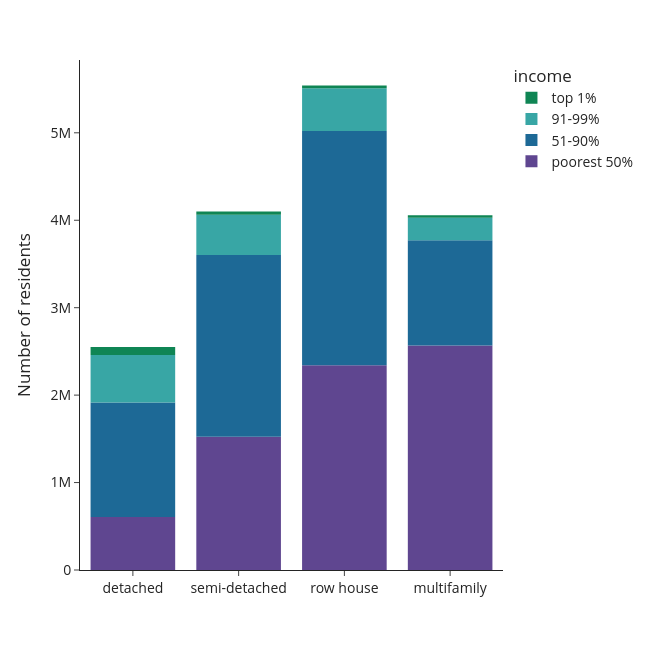

The notebook cell saved with this chart:
### Code cell
df = use['n_hhdmem'+year].groupby(level=[1,0], sort=False).sum().reset_index()
    fig = px.bar(df, y='n_hhdmem'+year, x='typology_lab',color=lab, 
                 #text=df['percentage'].apply(lambda x: '{0:.1%}'.format(x)), 
                 labels={'n_hhdmem'+year:'Number of residents',
                         'typology_lab':'',
                         lab:class_name_short}, 
                 template='simple_white', 
             color_discrete_sequence=px.colors.qualitative.Prism) 
    #fig.update_traces(textposition='inside')
    fig.update_layout(width=650, height=650, 
                      #xaxis_tickformat = '.0%',
                      font=dict(size=14),
                      legend=dict(
        traceorder='reversed',
        #orientation="h",
        #entrywidth=70,
        #yanchor="bottom",
        #y=1.02,
        #xanchor="left",
        #x=-0.25
    ))
    fig.update_traces(marker_line_width=0)
    fig.write_image('visualisations/'+class_name_short+'/stackedbars_cap_per_type_class'+year+age_group+'.png', scale=3)
    fig.show()

### Figure 1 — Plotly figure (JSON) as saved in the notebook; plotly's stock layout.template omitted (floating-point values rounded to 4 significant figures)
{"data": [{"alignmentgroup": "True", "hovertemplate": "income=poorest 50%<br>=%{x}<br>Number of residents=%{y}<extra></extra>", "legendgroup": "poorest 50%", "marker": {"color": "rgb(95, 70, 144)", "line": {"width": 0}, "pattern": {"shape": ""}}, "name": "poorest 50%", "offsetgroup": "poorest 50%", "orientation": "v", "showlegend": true, "textposition": "auto", "type": "bar", "x": ["detached", "semi-detached", "row house", "multifamily"], "xaxis": "x", "y": [607300, 1523480, 2342555, 2566755], "yaxis": "y"}, {"alignmentgroup": "True", "hovertemplate": "income=51-90%<br>=%{x}<br>Number of residents=%{y}<extra></extra>", "legendgroup": "51-90%", "marker": {"color": "rgb(29, 105, 150)", "line": {"width": 0}, "pattern": {"shape": ""}}, "name": "51-90%", "offsetgroup": "51-90%", "orientation": "v", "showlegend": true, "textposition": "auto", "type": "bar", "x": ["detached", "semi-detached", "row house", "multifamily"], "xaxis": "x", "y": [1308040, 2078210, 2676820, 1203210], "yaxis": "y"}, {"alignmentgroup": "True", "hovertemplate": "income=91-99%<br>=%{x}<br>Number of residents=%{y}<extra></extra>", "legendgroup": "91-99%", "marker": {"color": "rgb(56, 166, 165)", "line": {"width": 0}, "pattern": {"shape": ""}}, "name": "91-99%", "offsetgroup": "91-99%", "orientation": "v", "showlegend": true, "textposition": "auto", "type": "bar", "x": ["detached", "semi-detached", "row house", "multifamily"], "xaxis": "x", "y": [543240, 460835, 490575, 257735], "yaxis": "y"}, {"alignmentgroup": "True", "hovertemplate": "income=top 1%<br>=%{x}<br>Number of residents=%{y}<extra></extra>", "legendgroup": "top 1%", "marker": {"color": "rgb(15, 133, 84)", "line": {"width": 0}, "pattern": {"shape": ""}}, "name": "top 1%", "offsetgroup": "top 1%", "orientation": "v", "showlegend": true, "textposition": "auto", "type": "bar", "x": ["detached", "semi-detached", "row house", "multifamily"], "xaxis": "x", "y": [90465, 37550, 31110, 29710], "yaxis": "y"}], "layout": {"barmode": "relative", "font": {"size": 14}, "height": 650, "legend": {"title": {"text": "income"}, "tracegroupgap": 0, "traceorder": "reversed"}, "margin": {"t": 60}, "width": 650, "xaxis": {"anchor": "y", "domain": [0, 1], "title": {"text": ""}}, "yaxis": {"anchor": "x", "domain": [0, 1], "title": {"text": "Number of residents"}}}}
